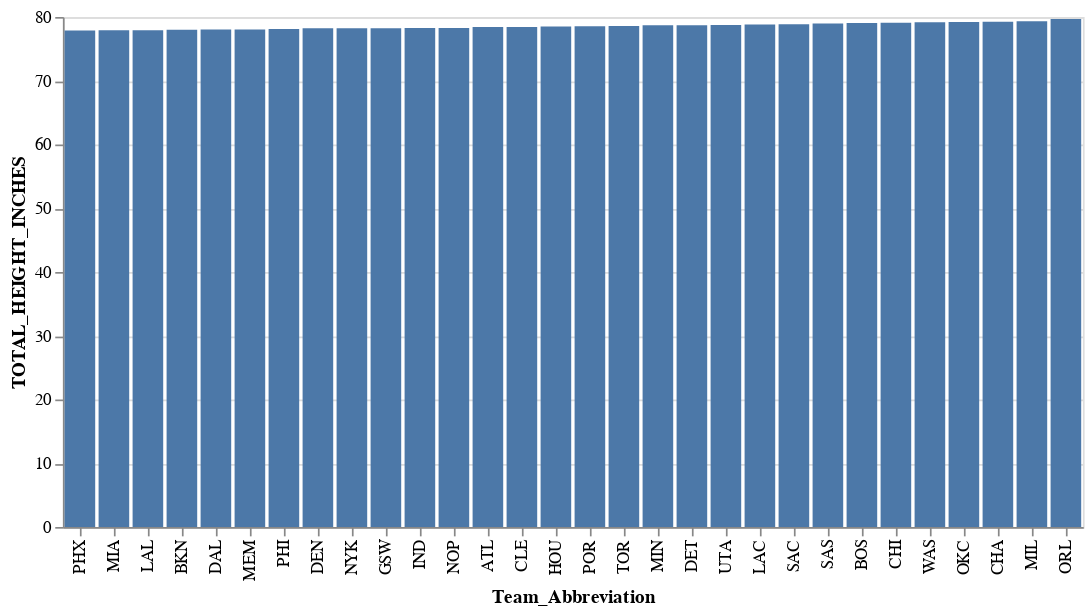

Notebook code cell kept with this figure:
### Code cell
team_averages = team_rosters.groupby(['Team_Abbreviation'],as_index=False)['EXP','AGE','TOTAL_HEIGHT_INCHES','WEIGHT'].mean()
alt.Chart(team_averages).mark_bar().encode(
    y = alt.Y('TOTAL_HEIGHT_INCHES'),
    x= alt.X('Team_Abbreviation',sort='y')
    )

### Figure 1 — Vega-Lite specification as saved in the notebook (floating-point values rounded to 4 significant figures)
{"config": {"view": {"continuousWidth": 400, "continuousHeight": 300}}, "data": {"name": "data-14da670fbaebde1baf84b175a97bf7c7"}, "mark": "bar", "encoding": {"x": {"field": "Team_Abbreviation", "sort": "y", "type": "nominal"}, "y": {"field": "TOTAL_HEIGHT_INCHES", "type": "quantitative"}}, "$schema": "https://vega.github.io/schema/vega-lite/v4.17.0.json", "datasets": {"data-14da670fbaebde1baf84b175a97bf7c7": [{"Team_Abbreviation": "ATL", "EXP": 3.688, "AGE": 24.81, "TOTAL_HEIGHT_INCHES": 78.44, "WEIGHT": 210.7}, {"Team_Abbreviation": "BKN", "EXP": 5.647, "AGE": 27.35, "TOTAL_HEIGHT_INCHES": 78.0, "WEIGHT": 215.8}, {"Team_Abbreviation": "BOS", "EXP": 5.824, "AGE": 27.06, "TOTAL_HEIGHT_INCHES": 79.06, "WEIGHT": 226.8}, {"Team_Abbreviation": "CHA", "EXP": 3.625, "AGE": 24.12, "TOTAL_HEIGHT_INCHES": 79.25, "WEIGHT": 209.1}, {"Team_Abbreviation": "CHI", "EXP": 5.353, "AGE": 26.29, "TOTAL_HEIGHT_INCHES": 79.12, "WEIGHT": 213.7}, {"Team_Abbreviation": "CLE", "EXP": 5.125, "AGE": 26.44, "TOTAL_HEIGHT_INCHES": 78.44, "WEIGHT": 221.7}, {"Team_Abbreviation": "DAL", "EXP": 5.353, "AGE": 27.41, "TOTAL_HEIGHT_INCHES": 78.06, "WEIGHT": 214.2}, {"Team_Abbreviation": "DEN", "EXP": 5.0, "AGE": 26.24, "TOTAL_HEIGHT_INCHES": 78.24, "WEIGHT": 219.1}, {"Team_Abbreviation": "DET", "EXP": 3.824, "AGE": 24.65, "TOTAL_HEIGHT_INCHES": 78.71, "WEIGHT": 217.9}, {"Team_Abbreviation": "GSW", "EXP": 5.5, "AGE": 26.12, "TOTAL_HEIGHT_INCHES": 78.25, "WEIGHT": 211.9}, {"Team_Abbreviation": "HOU", "EXP": 2.294, "AGE": 23.12, "TOTAL_HEIGHT_INCHES": 78.53, "WEIGHT": 221.3}, {"Team_Abbreviation": "IND", "EXP": 3.176, "AGE": 24.59, "TOTAL_HEIGHT_INCHES": 78.29, "WEIGHT": 214.2}, {"Team_Abbreviation": "LAC", "EXP": 6.562, "AGE": 27.56, "TOTAL_HEIGHT_INCHES": 78.81, "WEIGHT": 214.4}, {"Team_Abbreviation": "LAL", "EXP": 5.353, "AGE": 26.65, "TOTAL_HEIGHT_INCHES": 77.94, "WEIGHT": 209.6}, {"Team_Abbreviation": "MEM", "EXP": 3.118, "AGE": 23.94, "TOTAL_HEIGHT_INCHES": 78.06, "WEIGHT": 220.1}, {"Team_Abbreviation": "MIA", "EXP": 5.5, "AGE": 27.69, "TOTAL_HEIGHT_INCHES": 77.94, "WEIGHT": 218.6}, {"Team_Abbreviation": "MIL", "EXP": 7.235, "AGE": 29.18, "TOTAL_HEIGHT_INCHES": 79.35, "WEIGHT": 220.3}, {"Team_Abbreviation": "MIN", "EXP": 4.312, "AGE": 25.06, "TOTAL_HEIGHT_INCHES": 78.69, "WEIGHT": 220.5}, {"Team_Abbreviation": "NOP", "EXP": 3.882, "AGE": 25.12, "TOTAL_HEIGHT_INCHES": 78.29, "WEIGHT": 213.8}, {"Team_Abbreviation": "NYK", "EXP": 3.882, "AGE": 24.71, "TOTAL_HEIGHT_INCHES": 78.24, "WEIGHT": 214.5}, {"Team_Abbreviation": "OKC", "EXP": 1.941, "AGE": 22.71, "TOTAL_HEIGHT_INCHES": 79.24, "WEIGHT": 209.2}, {"Team_Abbreviation": "ORL", "EXP": 3.0, "AGE": 23.47, "TOTAL_HEIGHT_INCHES": 79.71, "WEIGHT": 220.4}, {"Team_Abbreviation": "PHI", "EXP": 5.062, "AGE": 26.19, "TOTAL_HEIGHT_INCHES": 78.12, "WEIGHT": 221.8}, {"Team_Abbreviation": "PHX", "EXP": 5.562, "AGE": 27.75, "TOTAL_HEIGHT_INCHES": 77.88, "WEIGHT": 217.8}, {"Team_Abbreviation": "POR", "EXP": 3.688, "AGE": 24.0, "TOTAL_HEIGHT_INCHES": 78.56, "WEIGHT": 214.4}, {"Team_Abbreviation": "SAC", "EXP": 4.294, "AGE": 25.59, "TOTAL_HEIGHT_INCHES": 78.88, "WEIGHT": 216.5}, {"Team_Abbreviation": "SAS", "EXP": 3.059, "AGE": 23.53, "TOTAL_HEIGHT_INCHES": 79.0, "WEIGHT": 217.8}, {"Team_Abbreviation": "TOR", "EXP": 4.059, "AGE": 25.53, "TOTAL_HEIGHT_INCHES": 78.59, "WEIGHT": 213.8}, {"Team_Abbreviation": "UTA", "EXP": 4.529, "AGE": 25.41, "TOTAL_HEIGHT_INCHES": 78.76, "WEIGHT": 219.1}, {"Team_Abbreviation": "WAS", "EXP": 4.235, "AGE": 25.88, "TOTAL_HEIGHT_INCHES": 79.18, "WEIGHT": 215.4}]}}
